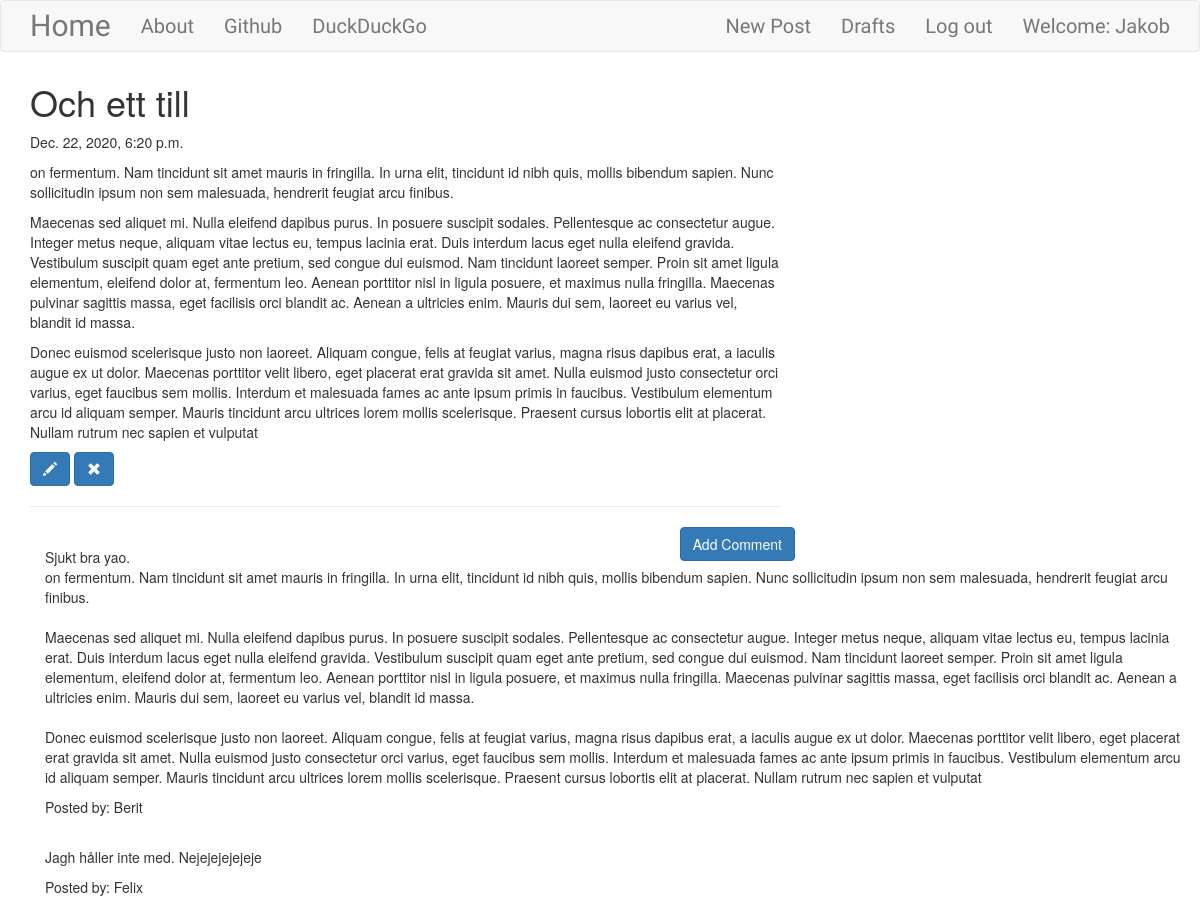
Screenshot of /post/4 (signed in) with the database file from the repository.
### blog/models.py (models this page shows, shortened)
class Post(models.Model):
  author = models.ForeignKey('auth.User', on_delete=models.CASCADE)
  title = models.CharField(max_length=256)
  text = models.TextField()
  create_date = models.DateTimeField(default=timezone.now)
  published_date = models.DateTimeField(blank=True, null=True)

class Comment(models.Model):
  post = models.ForeignKey('blog.Post', related_name="comments", on_delete=models.CASCADE)
  author =models.CharField(max_length=200)
  text = models.TextField()
  create_date = models.DateTimeField(default=timezone.now
  )
  approved_comment = models.BooleanField(default=False)

### blog/views.py (the view)
# urls.py: path('post/<int:pk>', views.PostDetailView.as_view(), name="post_detail"),
class PostDetailView(DetailView):
    model = Post

### blog/templates/blog/post_detail.html (shortened to what this page needs)
{% extends 'blog/base.html' %}
{% block body_block %}
  <h1 class="posttitle loader">{{post.title}}</h1>
  {% if post.published_date %}
    <div class="date postdate">
      {{ post.published_date }}
    </div>
  {% else %}
    <a href="{% url 'post_publish' pk=post.pk %}" class="btn btn-default">Publish</a>
  {% endif %}
  <p class="postcontent">{{post.text|safe|linebreaksbr}}</p>
  {% if user.is_authenticated %}
    <a href="{% url 'post_edit' pk=post.pk %}" class="btn btn-primary">
      <span class="glyphicon glyphicon-pencil"></span>
    </a>
    <a href="{% url 'post_remove' pk=post.pk %}" class="btn btn-primary">
      <span class="glyphicon glyphicon-remove"></span>
    </a>
  {% endif %}
  <hr>
  <a href="{% url 'add_comment_to_post' pk=post.pk %}" class="btn btn-primary btn-comment">Add Comment</a>
  <div class="container">
    {% for comment in post.comments.all %}
      <br>
      {% if user.is_authenticated or comment.approved_comment %}
        <p>{{comment.text|safe|linebreaksbr}}</p>
        <p>Posted by: {{comment.author}}</p>
      {% endif %}
      {% empty %}
      <p>No comments</p>
    {% endfor %}
  </div>
{% endblock %}

### blog/templates/blog/base.html (shortened to what this page needs)
<!DOCTYPE html>
{% load static %}
<html lang="en">
<head>
    <link rel="stylesheet" href="https://maxcdn.bootstrapcdn.com/bootstrap/3.3.5/css/bootstrap.min.css">
    <link rel="stylesheet" href="//cdn.jsdelivr.net/npm/medium-editor@latest/dist/css/medium-editor.min.css" type="text/css" media="screen" charset="utf-8">
    <link rel="stylesheet" href="{% static 'css/blog.css' %}">
    </head>
<body>
    <nav class="navbar navbar-default techfont custom-navbar">
        <div class="container">
            <ul class="nav navbar-nav">
                <li><a href="{% url 'post_list' %}" class="navbar-brand bigbrand ">Home</a></li>
                <li><a href="{% url 'about' %}">About</a></li>
                <li><a href="https://www.github.com">Github</a></li>
                <li><a href="https://www.duckduckgo.com">DuckDuckGo</a></li>
            </ul>
            <ul class="nav navbar-nav navbar-right">
                {% if user.is_authenticated %}
                    <li><a href="{% url 'post_new' %}">New Post</a></li>
                    <li><a href="{% url 'post_draft_list' %}">Drafts</a></li>
                    <li><a href="{% url 'logout' %}">Log out</a></li>
                    <li>
                        <a>
                            Welcome: {{user.username}}
                        </a>
                    </li>
                {% else %}
                    <li><a class="nav navbar-right" href="{% url 'login' %}"><span class="glyphicon glyphicon-user"></span></a></li>
                {% endif %}
            </ul>
        </div>
    </nav>
    <div class="content container">
        <div class="row">
            <div class="col-md-8">
                <div class="blog-posts">
                    {% block body_block %}
                    {% endblock %}
                </div>
            </div>
        </div>
    </div>
</body>
</html>

### blog/static/css/blog.css (style rules this page uses)
.techfont { font-family: 'Langar', cursive; font-size: 2rem; margin-bottom: 1rem; }
.bigbrand { font-size: 3rem; }
.loader { filter:hue-rotate(0deg); color:linear-gradient(45deg,#0f8,#08f); animation:hue 10000ms infinite linear; }
.postcontent { font-family: 'Montserrat'; font-size: 1.6rem; }
.btn-comment { position: absolute; right: 0; }

### rows the page displays
Post: title "Och ett till", published_date "Dec. 22, 2020, 6:20 p.m.", text "on fermentum. Nam tincidunt sit amet mauris in fringilla. In urna elit, tincidunt id nibh quis, mollis bibendum sapien. Nunc sollicitudin ipsum non sem malesuada, hendrerit feugiat arcu finibus. Maecenas sed aliquet mi. Nulla eleifend dapibus purus. In posuere suscipit sodales. Pellentesque ac consectetur augue. Integer metus neque, aliquam vitae lectus eu, tempus lacinia erat. Duis interdum lacus eget nulla eleifend gravida. Vestibulum suscipit quam eget ante pretium, sed congue dui euismod. Nam tincidunt laoreet semper. Proin sit amet ligula elementum, eleifend dolor at, fermentum leo. Aenean porttitor nisl in ligula posuere, et maximus nulla fringilla. Maecenas pulvinar sagittis massa,…"
Comment: text "Sjukt bra yao. on fermentum. Nam tincidunt sit amet mauris in fringilla. In urna elit, tincidunt id nibh quis, mollis bibendum sapien. Nunc sollicitudin ipsum non sem malesuada, hendrerit feugiat arcu finibus. Maecenas sed aliquet mi. Nulla eleifend dapibus purus. In posuere suscipit sodales. Pellentesque ac consectetur augue. Integer metus neque, aliquam vitae lectus eu, tempus lacinia erat. Duis interdum lacus eget nulla eleifend gravida. Vestibulum suscipit quam eget ante pretium, sed congue dui euismod. Nam tincidunt laoreet semper. Proin sit amet ligula elementum, eleifend dolor at, fermentum leo. Aenean porttitor nisl in ligula posuere, et maximus nulla fringilla. Maecenas pulvinar…", author "Berit"
Comment: text "Jagh håller inte med. Nejejejejejeje", author "Felix"

### other values shown
{{ user.username }} "Jakob"
